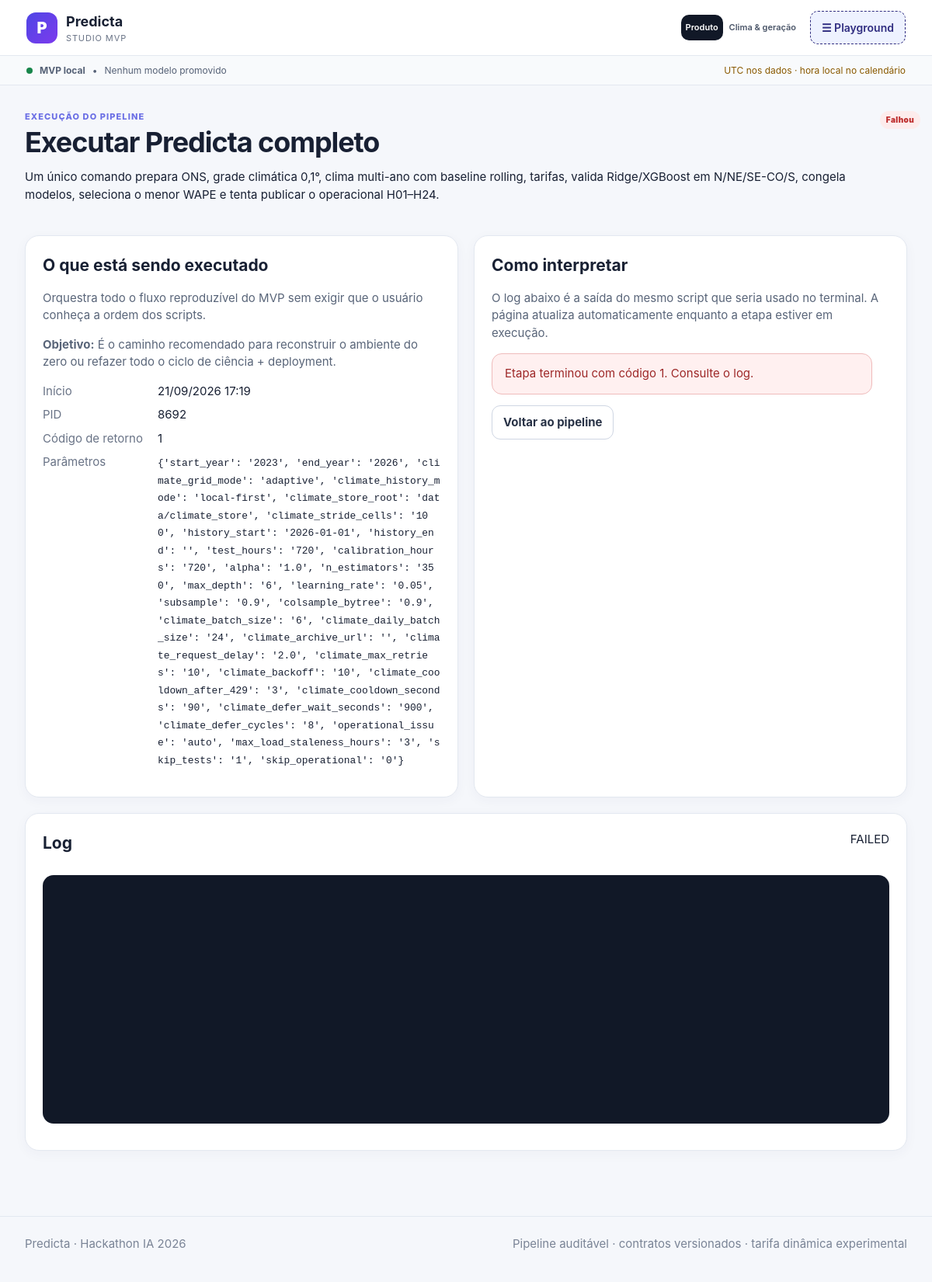
Page /runs/6e574d0d-63d5-48b8-81de-a06189b7099e/ on the committed database.
### web/studio/models.py (models this page shows, shortened)
class PipelineRun(models.Model):
    STATUS_CHOICES = [
        ('PENDING', 'Pendente'),
        ('RUNNING', 'Executando'),
        ('SUCCESS', 'Concluído'),
        ('FAILED', 'Falhou'),
        ('CANCELLED', 'Cancelado'),
    ]
    id = models.UUIDField(primary_key=True, default=uuid.uuid4, editable=False)
    stage_id = models.CharField(max_length=80)
    stage_label = models.CharField(max_length=180)
    status = models.CharField(max_length=16, choices=STATUS_CHOICES, default='PENDING')
    parameters = models.JSONField(default=dict, blank=True)
    command = models.JSONField(default=list, blank=True)
    log_path = models.CharField(max_length=500, blank=True)
    pid = models.IntegerField(null=True, blank=True)
    return_code = models.IntegerField(null=True, blank=True)
    output_summary = models.JSONField(default=dict, blank=True)
    error_message = models.TextField(blank=True)
    created_at = models.DateTimeField(auto_now_add=True)
    started_at = models.DateTimeField(null=True, blank=True)
    finished_at = models.DateTimeField(null=True, blank=True)
    class Meta:
        ordering = ['-created_at']

### web/studio/views.py (the view)
# urls.py: path('runs/<uuid:run_id>/',views.run_detail,name='run_detail'),
def run_detail(request,run_id):
    run=get_object_or_404(PipelineRun,pk=run_id);log=''
    if run.log_path and Path(run.log_path).exists():
        try:log=Path(run.log_path).read_text(encoding='utf-8',errors='replace')[-50000:]
        except Exception as e:log=f'Erro ao ler log: {e}'
    return render(request,'studio/run_detail.html',{'page':'pipeline','run':run,'stage':STAGE_MAP.get(run.stage_id),'log':log})

### web/studio/context_processors.py (called while the page is built)
def project_context(request):
    active = ProjectSetting.objects.filter(key='active_model').first()
    registry_path=Path(settings.PREDICTA_PROJECT_ROOT)/'models/demand/operational_registry.json'
    registry=None
    if registry_path.exists():
        try:registry=json.loads(registry_path.read_text(encoding='utf-8'))
        except Exception:registry=None
    return {
        'project_name': 'Predicta',
        'project_root': str(settings.PREDICTA_PROJECT_ROOT),
        'active_model_global': active.value if active else None,
        'operational_registry_global': registry,
        'pipeline_execution_enabled': settings.PREDICTA_ALLOW_PIPELINE_EXECUTION,
    }

### web/studio/templatetags/date_display.py (called while the page is built)
def _parse_value(value):
    if isinstance(value, datetime):
        return value
    if isinstance(value, date):
        return value
    if not isinstance(value, str):
        return None
    return parse_datetime(value) or parse_date(value)

@register.simple_tag
def human_date(value):
    parsed = _parse_value(value)
    if parsed is None:
        return value if value not in (None, '') else '—'
    if isinstance(parsed, datetime):
        if timezone.is_aware(parsed):
            parsed = timezone.localtime(parsed)
        label = parsed.strftime('%d/%m/%Y %H:%M')
        machine_value = parsed.isoformat()
    else:
        label = parsed.strftime('%d/%m/%Y')
        machine_value = parsed.isoformat()
    return format_html('<time datetime="{}">{}</time>', machine_value, label)

### web/studio/templates/studio/run_detail.html (shortened to what this page needs)
{% extends 'studio/base.html' %}
{% load date_display %}
{% block content %}
<section class="page-header">
  <div><p class="eyebrow">Execução do pipeline</p><h1>{{ run.stage_label }}</h1><p>{% if stage %}{{ stage.summary }}{% endif %}</p></div>
  <div><span id="run-badge" class="badge status-{{ run.status|lower }}">{{ run.get_status_display }}</span></div>
</section>
<div class="two-col">
<section class="panel">
  <h2>O que está sendo executado</h2>
  {% if stage %}<p>{{ stage.explanation }}</p><p><b>Objetivo:</b> {{ stage.why }}</p>{% endif %}
  <dl class="definition-list"><dt>Início</dt><dd>{% if run.started_at %}{% human_date run.started_at %}{% else %}aguardando{% endif %}</dd><dt>PID</dt><dd>{{ run.pid|default:'—' }}</dd><dt>Código de retorno</dt><dd id="return-code">{{ run.return_code|default:'—' }}</dd><dt>Parâmetros</dt><dd><code>{{ run.parameters }}</code></dd></dl>
</section>
<section class="panel"><h2>Como interpretar</h2><p>O log abaixo é a saída do mesmo script que seria usado no terminal. A página atualiza automaticamente enquanto a etapa estiver em execução.</p>{% if run.error_message %}<div class="error-box">{{ run.error_message }}</div>{% endif %}<a class="button" href="{% url 'studio:pipeline' %}">Voltar ao pipeline</a></section>
</div>
<section class="panel"><div class="panel-head"><h2>Log</h2><span id="run-state">{{ run.status }}</span></div><pre id="run-log" class="terminal">{{ log }}</pre></section>
{% endblock %}

### web/studio/static/studio/css/app.css (style rules this page uses)
:root { --bg:#f5f7fb;--panel:#fff;--ink:#182033;--muted:#697386;--line:#e3e8f0; --brand:#4f46e5;--brand2:#312e81;--ok:#18864b;--warn:#a86400;--bad:#bd2c2c;--soft:#eef2ff; --shadow:0 8px 28px rgba(32,42,68,.08);--radius:18px; }
* { box-sizing:border-box }
body { margin:0;background:var(--bg);color:var(--ink);font:15px/1.5 Inter,ui-sans-serif,system-ui,-apple-system,BlinkMacSystemFont,"Segoe UI",sans-serif }
a { color:var(--brand);text-decoration:none }
code { font-family:ui-monospace,SFMono-Regular,Menlo,monospace;font-size:.86em;word-break:break-all }
.hero,.page-header { display:flex;justify-content:space-between;gap:28px;align-items:flex-start;margin:4px 0 26px }
.hero h1,.page-header h1 { margin:2px 0 8px;font-size:clamp(28px,3vw,46px);line-height:1.08;letter-spacing:-.03em }
.eyebrow { text-transform:uppercase;letter-spacing:.1em;font-size:11px;font-weight:800;color:#6b6fe5;margin:0 0 5px }
.button { border:1px solid #cfd6e3;background:#fff;color:#283246;padding:10px 14px;border-radius:11px;font-weight:700;cursor:pointer;display:inline-flex;align-items:center;justify-content:center;gap:7px }
.panel { background:var(--panel);border:1px solid var(--line);border-radius:var(--radius);padding:22px;box-shadow:0 4px 16px rgba(40,55,90,.04);margin-bottom:20px }
.panel h2 { margin:0 0 9px;font-size:21px }
.panel p { color:#596579 }
.panel-head { display:flex;align-items:flex-start;justify-content:space-between;gap:20px;margin-bottom:16px }
.two-col { display:grid;grid-template-columns:1fr 1fr;gap:20px }
.badge { display:inline-flex;align-items:center;width:max-content;border-radius:999px;padding:4px 8px;background:#eef1f5;color:#536174;font-size:10px;font-weight:900;letter-spacing:.04em }
.status-failed,.stage-blocked { background:#fdecec;color:var(--bad) }
.info-callout,.warning-box,.method-box,.error-box { padding:14px 16px;border-radius:13px;background:#f2f5ff;border:1px solid #d8deff;max-width:490px;color:#4e5870 }
.error-box { background:#fff0f0;border-color:#efbbbb;color:#9d2828;margin-bottom:14px }
.definition-list { display:grid;grid-template-columns:140px 1fr;gap:8px }
.definition-list dt { color:var(--muted) }
.definition-list dd { margin:0 }
.terminal { background:#111827;color:#e5e7eb;border-radius:14px;padding:18px;min-height:320px;max-height:560px;overflow:auto;white-space:pre-wrap;font:12px/1.55 ui-monospace,SFMono-Regular,Menlo,monospace }
html { overflow-x:clip }
.product-layout>*,.two-col>*,.page-header>*,.panel-head>* { min-width:0 }

### rows in the picture
PipelineRun: stage_label "Executar Predicta completo", status "Falhou", started_at "21/09/2026 17:19", pid "8692", return_code "1", parameters "{'start_year': '2023', 'end_year': '2026', 'climate_grid_mode': 'adaptive', 'climate_history_mode': 'local-first', 'climate_store_root': 'data/climate_store', 'climate_stride_cells': '100', 'history_start': '2026-01-01', 'history_end': '', 'test_hours': '720', 'calibration_hours': '720', 'alpha': '1.0', 'n_estimators': '350', 'max_depth': '6', 'learning_rate': '0.05', 'subsample': '0.9', 'colsample_bytree': '0.9', 'climate_batch_size': '6', 'climate_daily_batch_size': '24', 'climate_archive_url': '', 'climate_request_delay': '2.0', 'climate_max_retries': '10', 'climate_backoff': '10', 'climate_cooldown_after_429': '3', 'climate_cooldown_seconds': '90', 'climate_defer_wait_seconds': '900',…", error_message "Etapa terminou com código 1. Consulte o log.", status "FAILED"

### other values in the picture
{{ stage.explanation }} "Orquestra todo o fluxo reproduzível do MVP sem exigir que o usuário conheça a ordem dos scripts."
{{ stage.why }} "É o caminho recomendado para reconstruir o ambiente do zero ou refazer todo o ciclo de ciência + deployment."
